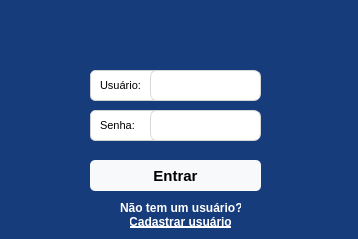
<?xml version="1.0" encoding="UTF-8"?>
<ui version="4.0">
 <class>Form</class>
 <widget class="QWidget" name="Form">
  <property name="geometry">
   <rect>
    <x>0</x>
    <y>0</y>
    <width>358</width>
    <height>239</height>
   </rect>
  </property>
  <property name="focusPolicy">
   <enum>Qt::WheelFocus</enum>
  </property>
  <property name="windowTitle">
   <string>Login</string>
  </property>
  <property name="styleSheet">
   <string notr="true">background-color: #173C7C;
</string>
  </property>
  <widget class="QLabel" name="label">
   <property name="geometry">
    <rect>
     <x>90</x>
     <y>70</y>
     <width>71</width>
     <height>31</height>
    </rect>
   </property>
   <property name="font">
    <font>
     <pointsize>8</pointsize>
    </font>
   </property>
   <property name="styleSheet">
    <string notr="true">
border: 1px solid #D0D0D0;

border-radius: 5px;

padding: 6px;

background: white;

</string>
   </property>
   <property name="text">
    <string>Usuário:</string>
   </property>
  </widget>
  <widget class="QLabel" name="label_2">
   <property name="geometry">
    <rect>
     <x>90</x>
     <y>110</y>
     <width>71</width>
     <height>31</height>
    </rect>
   </property>
   <property name="font">
    <font>
     <pointsize>8</pointsize>
    </font>
   </property>
   <property name="styleSheet">
    <string notr="true">border: 1px solid #D0D0D0;

border-radius: 5px;

padding: 6px;

background: white;

</string>
   </property>
   <property name="text">
    <string>Senha:</string>
   </property>
  </widget>
  <widget class="QLineEdit" name="txt_usuario">
   <property name="geometry">
    <rect>
     <x>150</x>
     <y>70</y>
     <width>111</width>
     <height>31</height>
    </rect>
   </property>
   <property name="styleSheet">
    <string notr="true">border: 1px solid #D8D8D8;

border-radius: 7px;

padding-left: 10px;

background-color: white;

height: 30px;</string>
   </property>
  </widget>
  <widget class="QLineEdit" name="txt_senha">
   <property name="geometry">
    <rect>
     <x>150</x>
     <y>110</y>
     <width>111</width>
     <height>31</height>
    </rect>
   </property>
   <property name="styleSheet">
    <string notr="true">border: 1px solid #D8D8D8;

border-radius: 7px;

padding-left: 10px;

background-color: white;

height: 30px;</string>
   </property>
  </widget>
  <widget class="QPushButton" name="btn_entrar">
   <property name="geometry">
    <rect>
     <x>90</x>
     <y>160</y>
     <width>171</width>
     <height>31</height>
    </rect>
   </property>
   <property name="font">
    <font>
     <pointsize>11</pointsize>
     <weight>75</weight>
     <bold>true</bold>
    </font>
   </property>
   <property name="cursor">
    <cursorShape>PointingHandCursor</cursorShape>
   </property>
   <property name="focusPolicy">
    <enum>Qt::TabFocus</enum>
   </property>
   <property name="styleSheet">
    <string notr="true">background-color: #F8F9FA;

color: black;

font-weight: bold;

border-radius: 5px;

</string>
   </property>
   <property name="text">
    <string>Entrar</string>
   </property>
  </widget>
  <widget class="QLabel" name="label_3">
   <property name="geometry">
    <rect>
     <x>80</x>
     <y>10</y>
     <width>181</width>
     <height>41</height>
    </rect>
   </property>
   <property name="styleSheet">
    <string notr="true">background: transparent;</string>
   </property>
   <property name="text">
    <string/>
   </property>
   <property name="pixmap">
    <pixmap>../../../Downloads/techvaerjo-azul.jpg</pixmap>
   </property>
   <property name="scaledContents">
    <bool>true</bool>
   </property>
  </widget>
  <widget class="QPushButton" name="btn_cadastrar_usuario">
   <property name="geometry">
    <rect>
     <x>130</x>
     <y>210</y>
     <width>101</width>
     <height>23</height>
    </rect>
   </property>
   <property name="font">
    <font>
     <weight>75</weight>
     <bold>true</bold>
     <underline>true</underline>
    </font>
   </property>
   <property name="cursor">
    <cursorShape>PointingHandCursor</cursorShape>
   </property>
   <property name="styleSheet">
    <string notr="true">background-color: transparent;

color: white;

font-weight: bold;

border-radius: 5px;
</string>
   </property>
   <property name="text">
    <string>Cadastrar usuário</string>
   </property>
  </widget>
  <widget class="QLabel" name="label_4">
   <property name="geometry">
    <rect>
     <x>120</x>
     <y>200</y>
     <width>121</width>
     <height>16</height>
    </rect>
   </property>
   <property name="styleSheet">
    <string notr="true">background-color: transparent;

color: white;

font-weight: bold;

border-radius: 5px;
</string>
   </property>
   <property name="text">
    <string>Não tem um usuário?</string>
   </property>
  </widget>
 </widget>
 <resources/>
 <connections/>
</ui>
